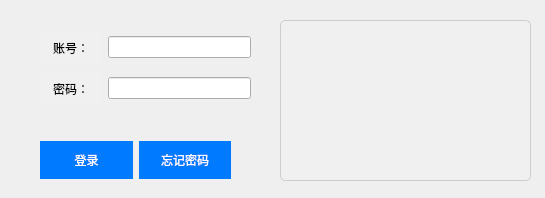
<?xml version="1.0" encoding="UTF-8"?>
<ui version="4.0">
 <class>Form</class>
 <widget class="QWidget" name="Form">
  <property name="geometry">
   <rect>
    <x>0</x>
    <y>0</y>
    <width>545</width>
    <height>198</height>
   </rect>
  </property>
  <property name="windowTitle">
   <string>Form</string>
  </property>
  <widget class="QTextEdit" name="textEdit">
   <property name="geometry">
    <rect>
     <x>280</x>
     <y>20</y>
     <width>251</width>
     <height>161</height>
    </rect>
   </property>
   <property name="styleSheet">
    <string notr="true">/* 设置背景颜色、圆角和边框样式 */
QTextEdit {
    background-color: #f0f0f0; /* 设置背景颜色为浅灰色 */
    border: 1px solid #ccc; /* 添加边框样式 */
    border-radius: 5px; /* 添加圆角 */
    padding: 10px; /* 添加内边距 */
}</string>
   </property>
   <property name="readOnly">
    <bool>true</bool>
   </property>
  </widget>
  <widget class="QWidget" name="">
   <property name="geometry">
    <rect>
     <x>40</x>
     <y>30</y>
     <width>211</width>
     <height>76</height>
    </rect>
   </property>
   <layout class="QVBoxLayout" name="verticalLayout">
    <item>
     <layout class="QHBoxLayout" name="horizontalLayout">
      <item>
       <widget class="QLabel" name="label_username">
        <property name="styleSheet">
         <string notr="true">/* 设置背景颜色、圆角和阴影效果 */
QLabel {
    background-color: #f0f0f0; /* 设置背景颜色为浅灰色 */
    border-radius: 10px; /* 添加圆角 */
    padding: 10px; /* 添加内边距 */
    box-shadow: 2px 2px 5px rgba(0, 0, 0, 0.2); /* 添加阴影效果 */
}</string>
        </property>
        <property name="text">
         <string>账号：</string>
        </property>
       </widget>
      </item>
      <item>
       <widget class="QLineEdit" name="lineEdit_uersname"/>
      </item>
     </layout>
    </item>
    <item>
     <layout class="QHBoxLayout" name="horizontalLayout_2">
      <item>
       <widget class="QLabel" name="label_password">
        <property name="styleSheet">
         <string notr="true">/* 设置背景颜色、圆角和阴影效果 */
QLabel {
    background-color: #f0f0f0; /* 设置背景颜色为浅灰色 */
    border-radius: 10px; /* 添加圆角 */
    padding: 10px; /* 添加内边距 */
    box-shadow: 2px 2px 5px rgba(0, 0, 0, 0.2); /* 添加阴影效果 */
}</string>
        </property>
        <property name="text">
         <string>密码：</string>
        </property>
       </widget>
      </item>
      <item>
       <widget class="QLineEdit" name="lineEdit_password"/>
      </item>
     </layout>
    </item>
   </layout>
  </widget>
  <widget class="QWidget" name="">
   <property name="geometry">
    <rect>
     <x>40</x>
     <y>140</y>
     <width>191</width>
     <height>40</height>
    </rect>
   </property>
   <layout class="QHBoxLayout" name="horizontalLayout_3">
    <item>
     <widget class="QPushButton" name="btn_login">
      <property name="styleSheet">
       <string notr="true">/* 设置背景颜色和边框样式 */
QPushButton {
    background-color: #007BFF; /* 更改为蓝色 */
    border: none;
    color: white;
    padding: 10px 20px;
    border-radius: 20px; /* 添加圆角 */
}

/* 鼠标悬停时的样式 */
QPushButton:hover {
    background-color: #0069D9; /* 更改为浅蓝色 */
}

/* 按钮被按下时的样式 */
QPushButton:pressed {
    background-color: #0056B3; /* 更改为深蓝色 */
    border-style: inset;
}</string>
      </property>
      <property name="text">
       <string>登录</string>
      </property>
     </widget>
    </item>
    <item>
     <widget class="QPushButton" name="btn">
      <property name="styleSheet">
       <string notr="true">/* 设置背景颜色和边框样式 */
QPushButton {
    background-color: #007BFF; /* 更改为蓝色 */
    border: none;
    color: white;
    padding: 10px 20px;
    border-radius: 20px; /* 添加圆角 */
}

/* 鼠标悬停时的样式 */
QPushButton:hover {
    background-color: #0069D9; /* 更改为浅蓝色 */
}

/* 按钮被按下时的样式 */
QPushButton:pressed {
    background-color: #0056B3; /* 更改为深蓝色 */
    border-style: inset;
}</string>
      </property>
      <property name="text">
       <string>忘记密码</string>
      </property>
     </widget>
    </item>
   </layout>
  </widget>
 </widget>
 <resources/>
 <connections/>
</ui>
